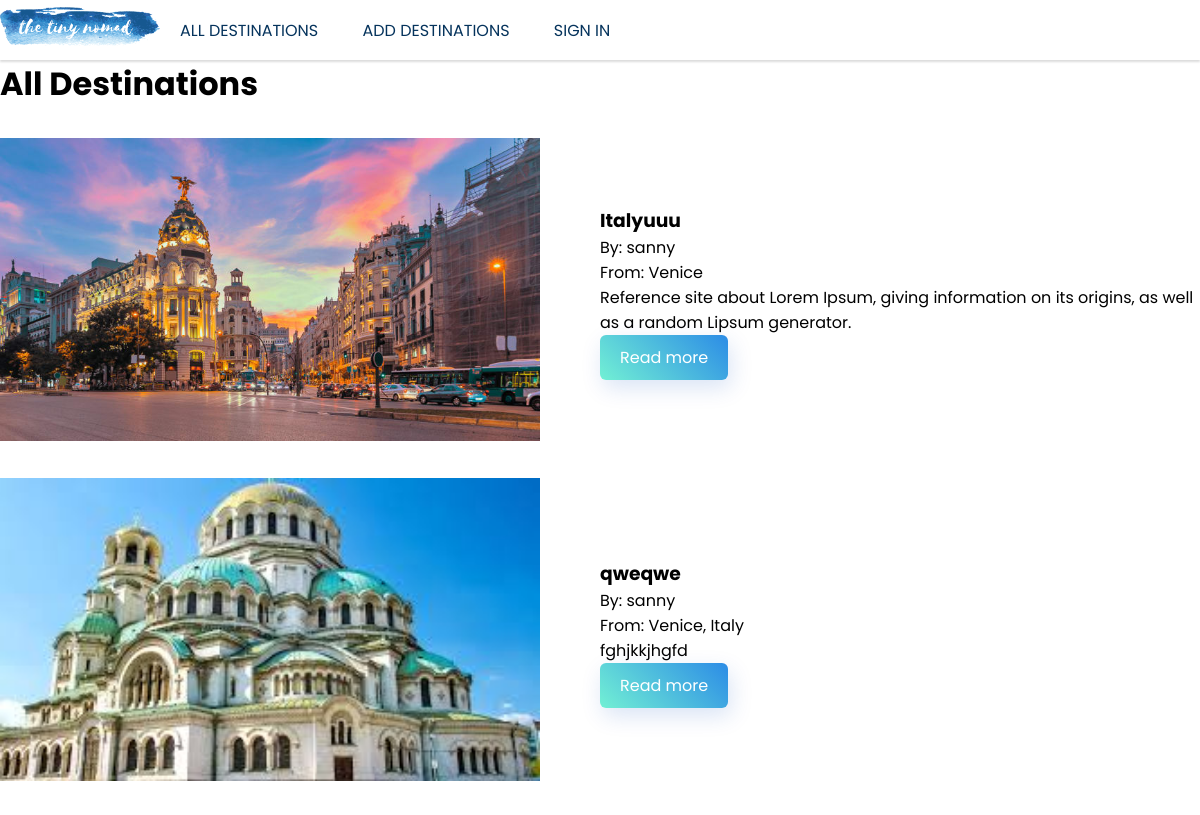
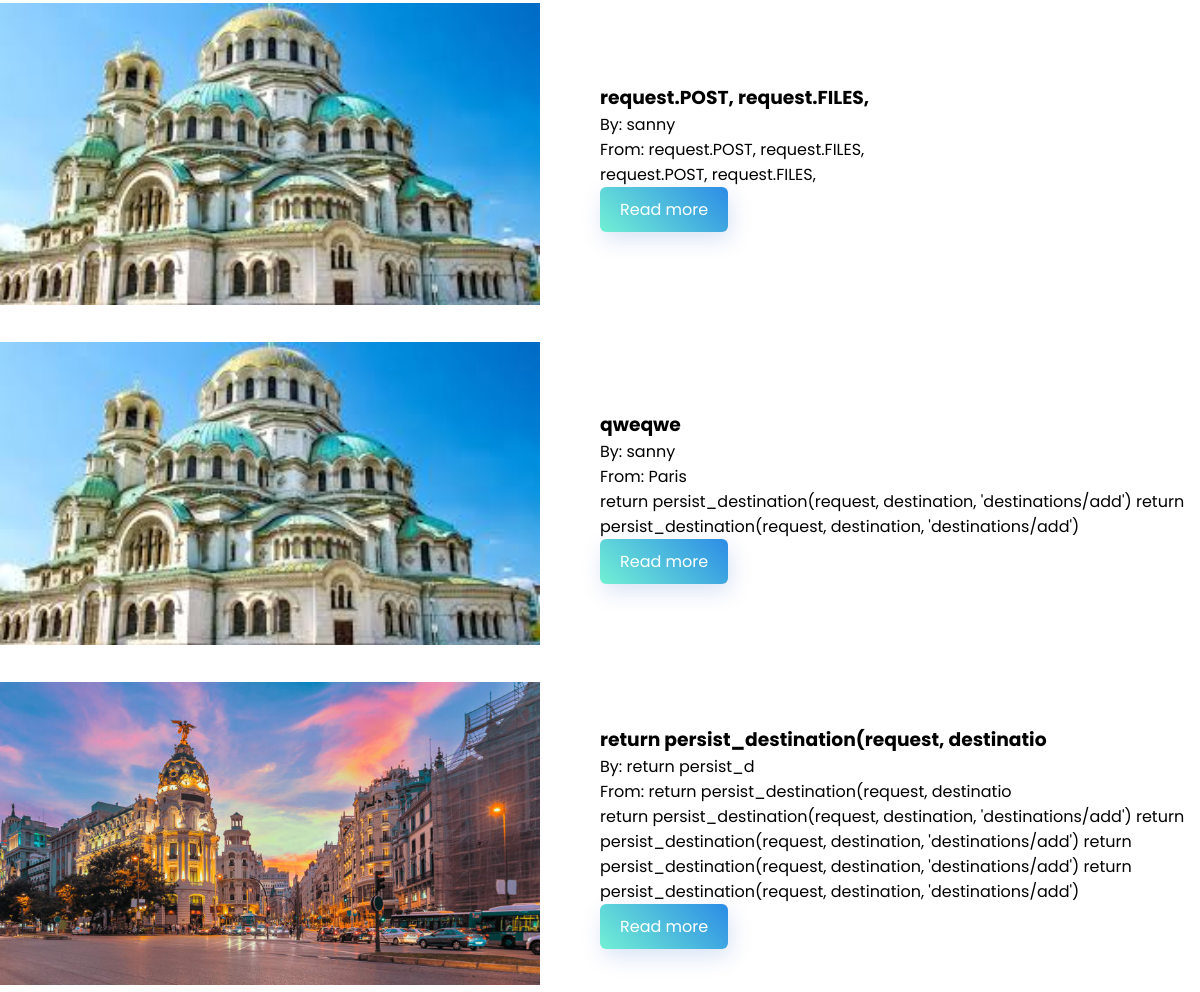
Page /destinations/ on the earlier database version (2 pictures, top to bottom).
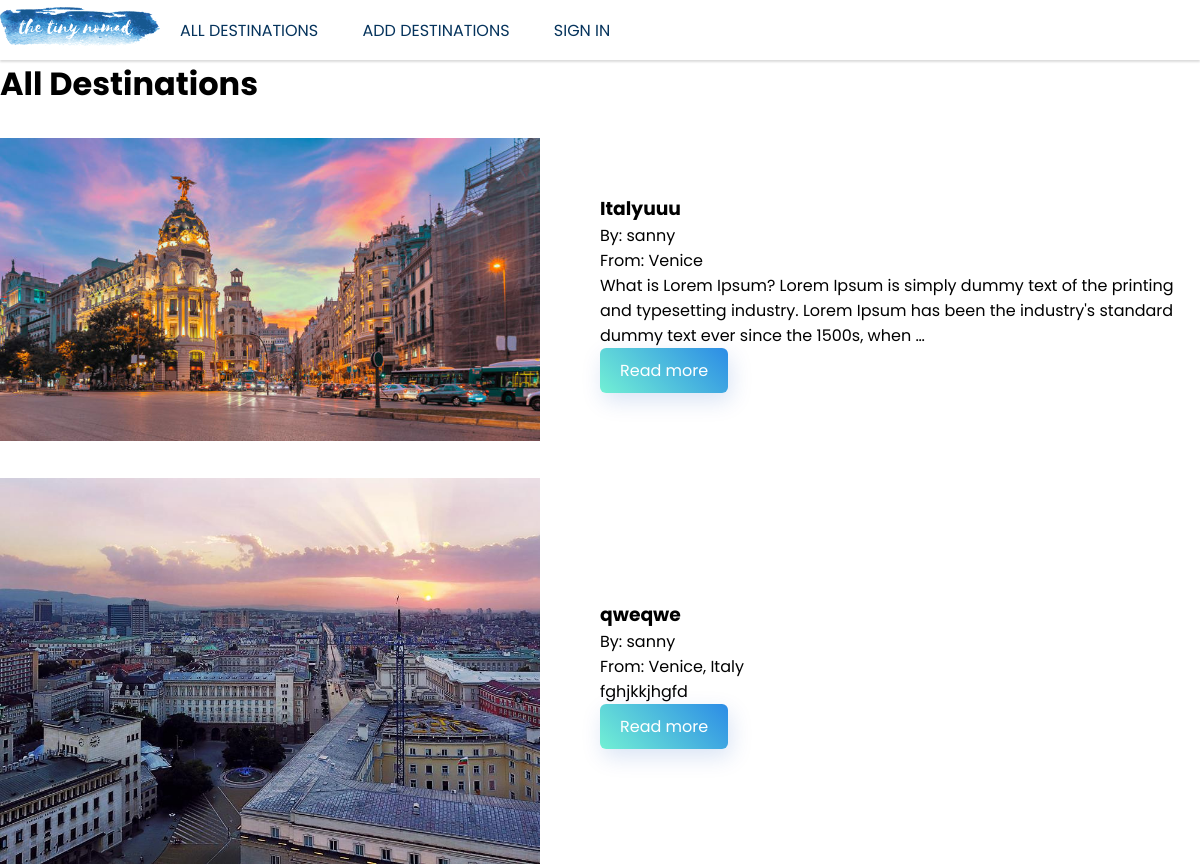
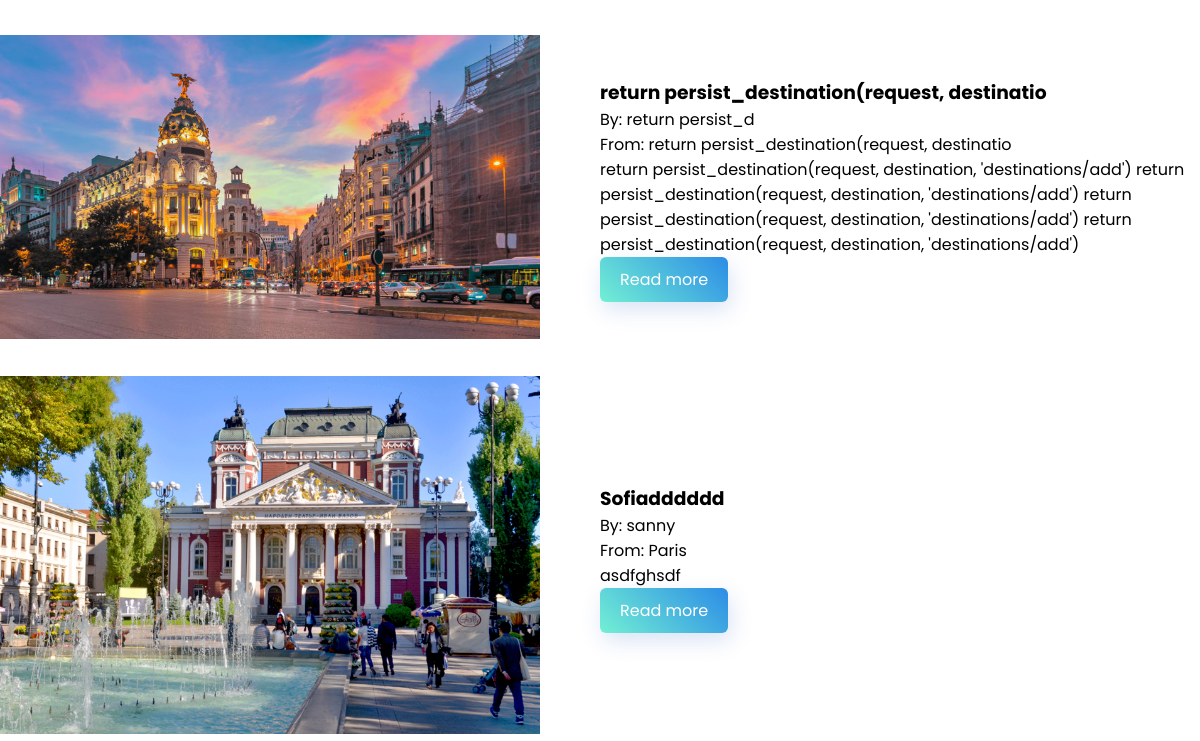
Same page on the later database version (2 pictures, top to bottom).
### destinations/models.py (models this page shows, shortened)
class Destination(models.Model):
    user = models.CharField(max_length=20, blank=False)
    title = models.CharField(max_length=50, blank=False)
    destination = models.CharField(max_length=50, blank=False)
    description = models.TextField(blank=False)
    image = models.ImageField(
        upload_to='destinations',
    )

### destinations/views.py (the view)
# urls.py: path('', views.all_destinations, name='destinations'),
def all_destinations(request):
    context = {
        'destinations': Destination.objects.all(),
    }
    return render(request, 'destinations/all-destinations.html', context)

### templates/destinations/all-destinations.html
{% extends 'shared/base.html' %}
{% load static %}
{% block styles %}
    <link rel="stylesheet" href="{% static 'css/all-destinations.css' %}">
{% endblock %}
{% block site_content %}
    <h1>All Destinations</h1>
    <div class="mainContent">
        <ul>
            {% for dest in destinations %}
                <li>
                    <div class="relatedChild">
                        <div class="relatefLeft">
                            <img src="{{ dest.image.url }}" alt="photo of {{ dest.destination }}">
                        </div>
                        <div class="relatedRight">
                            <h3>{{ dest.title }}</h3>
                            <p>By: {{ dest.user }}</p>
                            <p>From: {{ dest.destination }}</p>
                            <p>{{ dest.description|truncatewords:30 }}</p>
                            <a class="btn" href="{% url 'description and comment' dest.id %}">
                                Read more
                            </a>
                        </div>
                    </div>
                </li>
            {% endfor %}
        </ul>
    </div>
{% endblock %}

### templates/shared/base.html (shortened to what this page needs)
{% load static %}
<!DOCTYPE html>
<html lang="en">
<head>
    <link rel="stylesheet" href="{% static 'css/clear.css' %}">
    <link rel="stylesheet" href="{% static 'css/main.css' %}">
    {% block styles %}
    {% endblock %}
</head>
<body>
{% include 'navigation.html' %}
{% block site_content %}
{% endblock %}
</body>
</html>

### templates/navigation.html
<div class="navbar">
    {% if user.is_authenticated %}
        <a href="{% url 'home page logged' %}"><img src="/static/logo.png" class="logo"></a>
    {% else %}
        <a href="{% url 'home page' %}"><img src="/static/logo.png" class="logo"></a>
    {% endif %}
    <nav>
        <ul>
            <li><a href="{% url 'destinations' %}">All Destinations</a></li>
            <li><a href="{% url 'add' %}">Add Destinations</a></li>
            {% if user.is_authenticated %}
                <li><a href="{% url 'profile' user.id %}">{{ user.username }}</a></li>
                <li><a href="{% url 'logout' %}">Sign out</a></li>
            {% else %}
                <li><a href="{% url 'login' %}">Sign in</a></li>
            {% endif %}
        </ul>
    </nav>
</div>

### static/css/clear.css (style rules this page uses)
* { margin: 0; padding: 0; font-family: 'Poppins', sans-serif; }
a { text-decoration: none; color: #7775a9; }

### static/css/main.css (style rules this page uses)
.navbar { width: 100%; height: 60px; box-shadow: 0 2px 2px 0 rgba(0, 0, 0, 0.14); margin: auto; display: flex; align-items: center; text-transform: uppercase; }
.logo { width: 160px; cursor: pointer; }
nav ul li { display: inline-block; list-style: none; margin: 0 20px; }
nav ul li a { text-decoration: none; color: rgb(5, 51, 92); }
.btn { display: inline-block; background: linear-gradient(45deg, #72f0d4, #2c8ce6); border-radius: 6px; padding: 10px 20px; box-sizing: border-box; text-decoration: none; color: #fff; box-shadow: 3px 8px 22px rgba(9, 71, 187, 0.15); }

### static/css/all-destinations.css (style rules this page uses)
.mainContent img { width: 90%; }
.relatedChild { margin-top: 30px; display: flex; align-items: center; }
.relatefLeft, .relatedRight { flex: 1; }

Differences in the rows shown:
removed Destination: image (picture), title "request.POST, request.FILES,", user "sanny", destination "request.POST, request.FILES,", description "request.POST, request.FILES,"
removed Destination: image (picture), title "qweqwe", user "sanny", destination "Paris", description "return persist_destination(request, destination, 'destinations/add') return persist_destination(request, destination, 'destinations/add')"
changed Destination "Italyuuu": description "Reference site about Lorem Ipsum, giving information on its origins, as well as a random Lipsum generator." → "What is Lorem Ipsum? Lorem Ipsum is simply dummy text of the printing and typesetting industry. Lorem Ipsum has been the industry's standard dummy text ever since the 1500s, when …"
changed Destination "qweqwe": image: a different picture
added Destination: image (placeholder picture), title "Sofiadddddd", user "sanny", destination "Paris", description "asdfghsdf"
